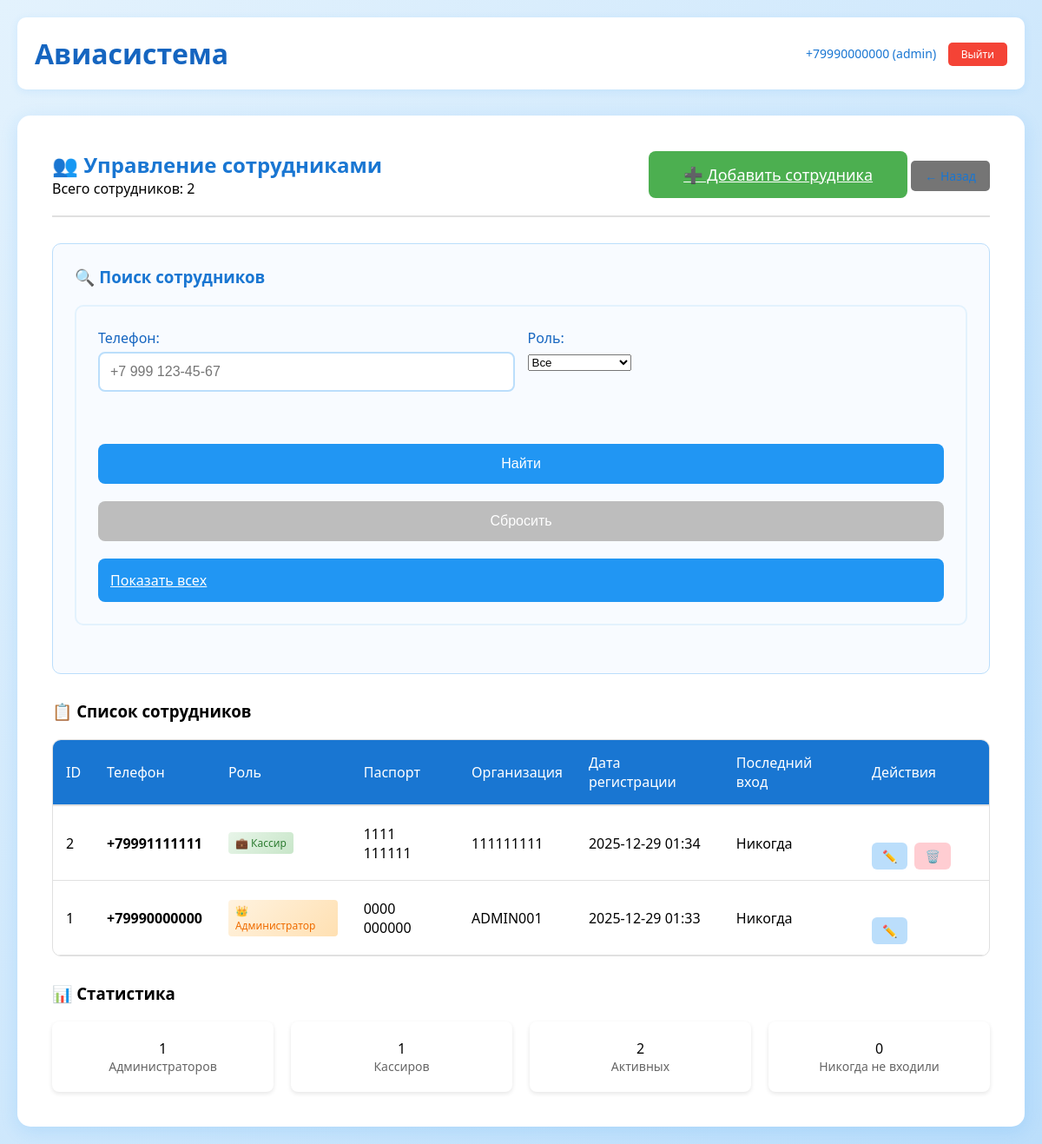
/admin/staff/ (signed in), run on an earlier commit of the app's database.
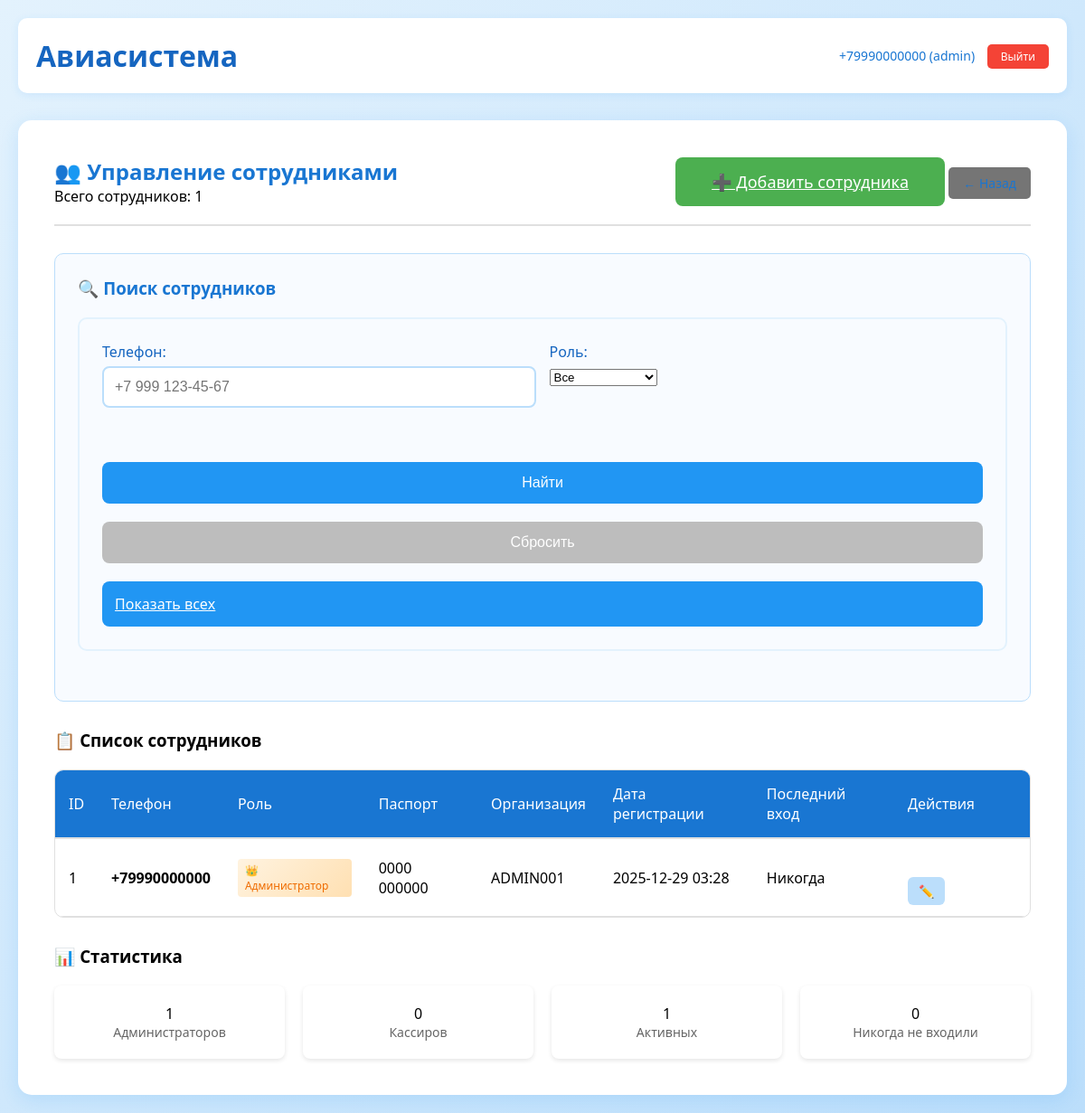
And on a later commit of the database.
### tables this page shows
CREATE TABLE users (
                id INTEGER PRIMARY KEY AUTOINCREMENT,
                phone TEXT UNIQUE NOT NULL,
                password TEXT NOT NULL,
                role TEXT NOT NULL,
                passport_series TEXT NOT NULL,
                passport_number TEXT NOT NULL,
                organization_number TEXT,
                created_at TIMESTAMP DEFAULT CURRENT_TIMESTAMP
            );

### app.py (the view, shortened to what this page needs)
@app.route('/admin/staff/', methods=['GET', 'POST'])
def admin_staff():
    if 'user_id' not in session or session.get('role') != 'admin':
        return redirect('/login')
    db = get_db()
    cursor = db.cursor()
    staff = []
    search_performed = False
    role_arg = request.args.get('role')
    if role_arg:
        query = "SELECT * FROM users WHERE role = ?"
        params = [role_arg]
        cursor.execute(query, params)
        staff = cursor.fetchall()
        search_performed = True
    if not search_performed:
        cursor.execute("SELECT * FROM users WHERE role IN ('cashier', 'admin') ORDER BY created_at DESC")
        staff = cursor.fetchall()
    return render_template('admin_staff.html',
                         staff=staff,
                         search_performed=search_performed)

### app.py (called while the page is built)
@app.teardown_appcontext
def close_connection(exception):
    db = getattr(g, '_database', None)
    if db is not None:
        db.close()

@app.before_request
def check_auth():
    public_paths = ['/', '/login', '/register/client', '/register/cashier',
                   '/static/', '/welcome']
    if any(request.path.startswith(path) for path in public_paths):
        return
    if 'user_id' not in session:
        return redirect('/welcome')

def get_db():
    db = getattr(g, '_database', None)
    if db is None:
        db = g._database = sqlite3.connect('database.db')
        db.row_factory = sqlite3.Row
    return db

@app.teardown_appcontext
def close_connection(exception):
    db = getattr(g, '_database', None)
    if db is not None:
        db.close()

### templates/admin_staff.html (shortened to what the changed rows need)
{% extends "base.html" %}
{% block content %}
<div class="dashboard admin-dashboard">
    <div class="admin-header-with-actions">
        <div>
            <h2>👥 Управление сотрудниками</h2>
            <p>Всего сотрудников: {{ staff|length }}</p>
        </div>
    </div>
    <div class="staff-table-section">
        {% if staff %}
        <div class="table-container">
            <table class="admin-table">
                <thead>
                    <tr>
                        <th>ID</th>
                        <th>Телефон</th>
                        <th>Роль</th>
                        <th>Паспорт</th>
                        <th>Организация</th>
                        <th>Дата регистрации</th>
                        <th>Последний вход</th>
                        <th>Действия</th>
                    </tr>
                </thead>
                <tbody>
                    {% for person in staff %}
                    <tr>
                        <td>{{ person.id }}</td>
                        <td>
                            <strong>{{ person.phone }}</strong>
                        </td>
                        <td>
                            <span class="role-badge role-{{ person.role }}">
                                {% if person.role == 'admin' %}👑 Администратор
                                {% elif person.role == 'cashier' %}💼 Кассир
                                {% else %}{{ person.role }}{% endif %}
                            </span>
                        </td>
                        <td>{{ person.passport_series }} {{ person.passport_number }}</td>
                        <td>{{ person.organization_number or '-' }}</td>
                        <td>{{ person.created_at[:16] if person.created_at else '-' }}</td>
                        <td>
                            {% if person.last_login %}
                            {{ person.last_login[:16] }}
                            {% else %}
                            Никогда
                            {% endif %}
                        </td>
                        <td class="actions-cell">
                            <div class="action-buttons">
                                <a href="/admin/staff/edit/{{ person.id }}"
                                   class="btn-action edit" title="Редактировать">
                                    ✏️
                                </a>
                                {% if person.id != session.user_id %}
                                <a href="/admin/staff/delete/{{ person.id }}"
                                   class="btn-action delete"
                                   onclick="return confirm('Удалить сотрудника {{ person.phone }}?')"
                                   title="Удалить">
                                    🗑️
                                </a>
                                {% endif %}
                            </div>
                        </td>
                    </tr>
                    {% endfor %}
                </tbody>
            </table>
        </div>
        {% endif %}
    </div>
    <div class="stats-section">
        <div class="stats-cards">
            {% set admins = staff|selectattr('role', 'equalto', 'admin')|list %}
            {% set cashiers = staff|selectattr('role', 'equalto', 'cashier')|list %}
            {% set active_users = staff|rejectattr('last_login', 'none')|list %}
            <div class="stat-card">
                <div class="stat-value">{{ cashiers|length }}</div>
                <div class="stat-label">Кассиров</div>
            </div>
            <div class="stat-card">
                <div class="stat-value">{{ active_users|length }}</div>
                <div class="stat-label">Активных</div>
            </div>
        </div>
    </div>
</div>
{% endblock %}

### templates/base.html (shortened to what this page needs)
<!DOCTYPE html>
<html lang="ru">
<head>
    <link rel="stylesheet" href="{{ url_for('static', filename='style.css') }}">
</head>
<body>
    <div class="container">
        <div class="header">
            <h1>Авиасистема</h1>
            {% if session.user_id %}
                <div class="user-info">
                    {{ session.phone }} ({{ session.role }})
                    <a href="/logout" class="logout-btn">Выйти</a>
                </div>
            {% endif %}
        </div>
        {% block content %}{% endblock %}
    </div>
</body>
</html>

What changed in the data, as far as the page shows it:
removed users: id "2", phone "+79991111111", role "💼 Кассир", passport_series "1111", passport_number "111111", organization_number "111111111", created_at "2025-12-29 01:34"
changed users "ADMIN001": created_at "2025-12-29 01:33" → "2025-12-29 03:28"
Also different on the page:
{{ staff|length }}: "2" → "1"
{{ cashiers|length }}: "1" → "0"
{{ active_users|length }}: "2" → "1"
